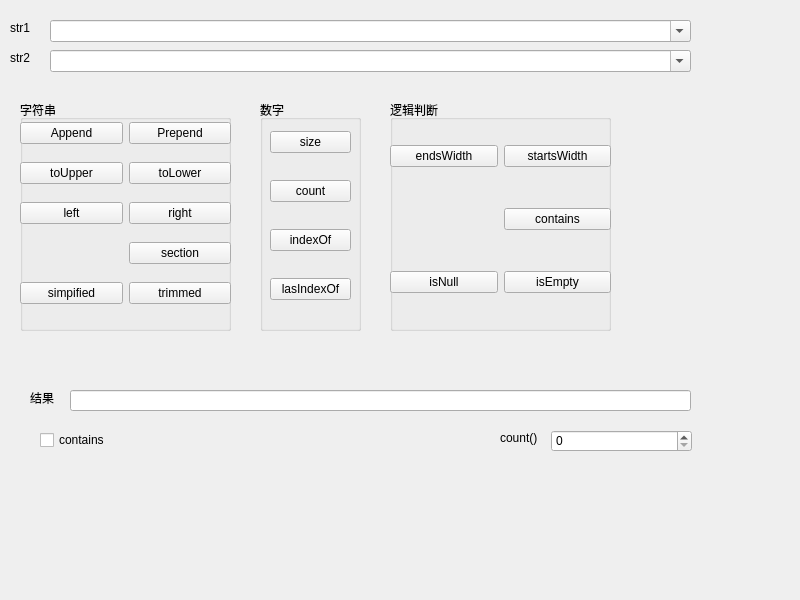
<?xml version="1.0" encoding="UTF-8"?>
<ui version="4.0">
 <class>Widget</class>
 <widget class="QWidget" name="Widget">
  <property name="geometry">
   <rect>
    <x>0</x>
    <y>0</y>
    <width>800</width>
    <height>600</height>
   </rect>
  </property>
  <property name="windowTitle">
   <string>Widget</string>
  </property>
  <widget class="QLabel" name="label">
   <property name="geometry">
    <rect>
     <x>10</x>
     <y>20</y>
     <width>21</width>
     <height>16</height>
    </rect>
   </property>
   <property name="text">
    <string>str1</string>
   </property>
  </widget>
  <widget class="QLabel" name="label_2">
   <property name="geometry">
    <rect>
     <x>10</x>
     <y>50</y>
     <width>21</width>
     <height>16</height>
    </rect>
   </property>
   <property name="text">
    <string>str2</string>
   </property>
  </widget>
  <widget class="QComboBox" name="str1ComboBox">
   <property name="geometry">
    <rect>
     <x>50</x>
     <y>20</y>
     <width>641</width>
     <height>22</height>
    </rect>
   </property>
   <property name="editable">
    <bool>true</bool>
   </property>
  </widget>
  <widget class="QComboBox" name="Str2ComboBox">
   <property name="geometry">
    <rect>
     <x>50</x>
     <y>50</y>
     <width>641</width>
     <height>22</height>
    </rect>
   </property>
   <property name="editable">
    <bool>true</bool>
   </property>
  </widget>
  <widget class="QGroupBox" name="groupBox">
   <property name="geometry">
    <rect>
     <x>20</x>
     <y>100</y>
     <width>211</width>
     <height>231</height>
    </rect>
   </property>
   <property name="title">
    <string>字符串</string>
   </property>
   <widget class="QWidget" name="gridLayoutWidget">
    <property name="geometry">
     <rect>
      <x>0</x>
      <y>10</y>
      <width>211</width>
      <height>211</height>
     </rect>
    </property>
    <layout class="QGridLayout" name="gridLayout">
     <item row="2" column="0">
      <widget class="QPushButton" name="leftBtn">
       <property name="text">
        <string>left</string>
       </property>
      </widget>
     </item>
     <item row="1" column="0">
      <widget class="QPushButton" name="toUpperBtn">
       <property name="text">
        <string>toUpper</string>
       </property>
      </widget>
     </item>
     <item row="0" column="1">
      <widget class="QPushButton" name="prependBtn">
       <property name="text">
        <string>Prepend</string>
       </property>
      </widget>
     </item>
     <item row="2" column="1">
      <widget class="QPushButton" name="rightBtn">
       <property name="text">
        <string>right</string>
       </property>
      </widget>
     </item>
     <item row="1" column="1">
      <widget class="QPushButton" name="toLowerBtn">
       <property name="text">
        <string>toLower</string>
       </property>
      </widget>
     </item>
     <item row="0" column="0">
      <widget class="QPushButton" name="AppendBtn">
       <property name="text">
        <string>Append</string>
       </property>
      </widget>
     </item>
     <item row="3" column="1">
      <widget class="QPushButton" name="sectionBtn">
       <property name="text">
        <string>section</string>
       </property>
      </widget>
     </item>
     <item row="4" column="0">
      <widget class="QPushButton" name="simpifiedBtn">
       <property name="text">
        <string>simpified</string>
       </property>
      </widget>
     </item>
     <item row="4" column="1">
      <widget class="QPushButton" name="trimmedBtn">
       <property name="text">
        <string>trimmed</string>
       </property>
      </widget>
     </item>
    </layout>
   </widget>
  </widget>
  <widget class="QGroupBox" name="groupBox_2">
   <property name="geometry">
    <rect>
     <x>260</x>
     <y>100</y>
     <width>101</width>
     <height>231</height>
    </rect>
   </property>
   <property name="title">
    <string>数字</string>
   </property>
   <widget class="QWidget" name="verticalLayoutWidget">
    <property name="geometry">
     <rect>
      <x>10</x>
      <y>10</y>
      <width>81</width>
      <height>211</height>
     </rect>
    </property>
    <layout class="QVBoxLayout" name="verticalLayout">
     <item>
      <widget class="QPushButton" name="sizeBtn">
       <property name="text">
        <string>size</string>
       </property>
      </widget>
     </item>
     <item>
      <widget class="QPushButton" name="countBtn">
       <property name="text">
        <string>count</string>
       </property>
      </widget>
     </item>
     <item>
      <widget class="QPushButton" name="indexOfBtn">
       <property name="text">
        <string>indexOf</string>
       </property>
      </widget>
     </item>
     <item>
      <widget class="QPushButton" name="lastIndexOfBtn">
       <property name="text">
        <string>lasIndexOf</string>
       </property>
      </widget>
     </item>
    </layout>
   </widget>
  </widget>
  <widget class="QGroupBox" name="groupBox_3">
   <property name="geometry">
    <rect>
     <x>390</x>
     <y>100</y>
     <width>221</width>
     <height>231</height>
    </rect>
   </property>
   <property name="title">
    <string>逻辑判断</string>
   </property>
   <widget class="QWidget" name="gridLayoutWidget_2">
    <property name="geometry">
     <rect>
      <x>0</x>
      <y>10</y>
      <width>221</width>
      <height>221</height>
     </rect>
    </property>
    <layout class="QGridLayout" name="gridLayout_2">
     <item row="0" column="0">
      <widget class="QPushButton" name="endsWidthBtn">
       <property name="text">
        <string>endsWidth</string>
       </property>
      </widget>
     </item>
     <item row="0" column="1">
      <widget class="QPushButton" name="startsWidth">
       <property name="text">
        <string>startsWidth</string>
       </property>
      </widget>
     </item>
     <item row="3" column="0">
      <widget class="QPushButton" name="isNullBtn">
       <property name="text">
        <string>isNull</string>
       </property>
      </widget>
     </item>
     <item row="3" column="1">
      <widget class="QPushButton" name="isEmpty">
       <property name="text">
        <string>isEmpty</string>
       </property>
      </widget>
     </item>
     <item row="2" column="1">
      <widget class="QPushButton" name="containsBtn">
       <property name="text">
        <string>contains</string>
       </property>
      </widget>
     </item>
    </layout>
   </widget>
  </widget>
  <widget class="QLabel" name="label_3">
   <property name="geometry">
    <rect>
     <x>30</x>
     <y>390</y>
     <width>53</width>
     <height>16</height>
    </rect>
   </property>
   <property name="text">
    <string>结果</string>
   </property>
  </widget>
  <widget class="QLineEdit" name="resultLineEdit">
   <property name="geometry">
    <rect>
     <x>70</x>
     <y>390</y>
     <width>621</width>
     <height>21</height>
    </rect>
   </property>
  </widget>
  <widget class="QCheckBox" name="containsCheckBox">
   <property name="geometry">
    <rect>
     <x>40</x>
     <y>430</y>
     <width>80</width>
     <height>20</height>
    </rect>
   </property>
   <property name="text">
    <string>contains</string>
   </property>
  </widget>
  <widget class="QSpinBox" name="countSpinBox">
   <property name="geometry">
    <rect>
     <x>551</x>
     <y>430</y>
     <width>141</width>
     <height>22</height>
    </rect>
   </property>
  </widget>
  <widget class="QLabel" name="label_4">
   <property name="geometry">
    <rect>
     <x>500</x>
     <y>430</y>
     <width>41</width>
     <height>16</height>
    </rect>
   </property>
   <property name="text">
    <string>count()</string>
   </property>
  </widget>
 </widget>
 <resources/>
 <connections/>
</ui>
